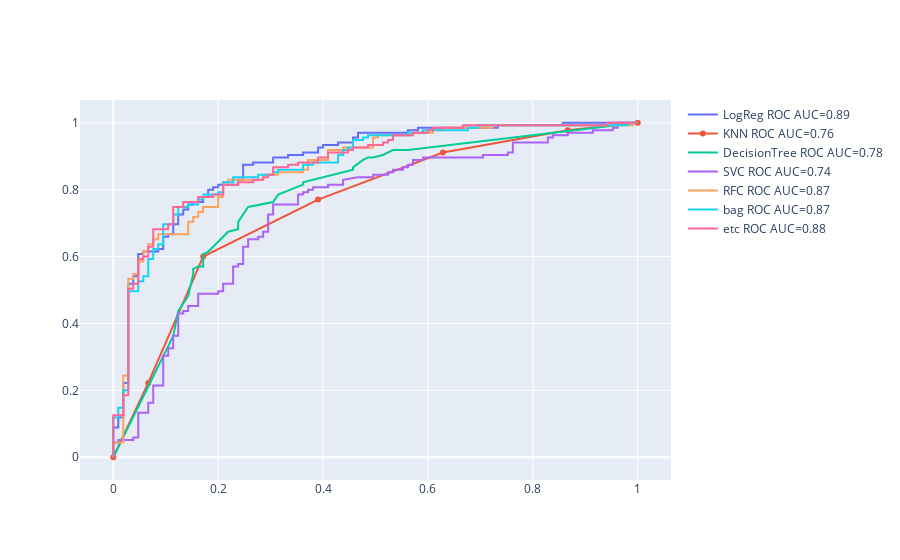

Write notebook code for a chart like this one.
### Code cell
import plotly.graph_objects as go
from sklearn.model_selection import cross_val_predict
parameters_logreg = {}
y_score0 = cross_val_predict(logreg, X_train.drop(dropped_cols, axis=1), y_train, cv=5, method='predict_proba')[:,1]
logreg_fpr, logreg_tpr, logregthresh = roc_curve(y_train, y_score0)
auc_log = auc(logreg_fpr, logreg_tpr)
fig0 = go.Scatter(x=logreg_fpr, y=logreg_tpr, name=f"LogReg ROC AUC={auc_log:.2f}")

parameters_knn = {}
y_score1 = cross_val_predict(knn, X_train.drop(dropped_cols, axis=1), y_train, cv=5, method='predict_proba')[:,1]
log_fpr, log_tpr, thresh = roc_curve(y_train, y_score1)
auc_log = auc(log_fpr, log_tpr)
fig1 = go.Scatter(x=log_fpr, y=log_tpr, name=f"KNN ROC AUC={auc_log:.2f}")

parameters_tre = {}
y_score2 = cross_val_predict(tre, X_train.drop(dropped_cols, axis=1), y_train, cv=5, method='predict_proba')[:,1]
log_fpr, log_tpr, thresh = roc_curve(y_train, y_score2)
auc_log = auc(log_fpr, log_tpr)
fig2 = go.Scatter(x=log_fpr, y=log_tpr, name=f"DecisionTree ROC AUC={auc_log:.2f}")

parameters_svc = {}
y_score3 = cross_val_predict(svc, X_train.drop(dropped_cols, axis=1), y_train, cv=5, method='predict_proba')[:,1]
log_fpr, log_tpr, thresh = roc_curve(y_train, y_score3)
auc_log = auc(log_fpr, log_tpr)
fig3 = go.Scatter(x=log_fpr, y=log_tpr, name=f"SVC ROC AUC={auc_log:.2f}")

parameters_rfc = {}
y_score4 = cross_val_predict(rfc, X_train.drop(dropped_cols, axis=1), y_train, cv=5, method='predict_proba')[:,1]
log_fpr, log_tpr, thresh = roc_curve(y_train, y_score4)
auc_log = auc(log_fpr, log_tpr)
fig4 = go.Scatter(x=log_fpr, y=log_tpr, name=f"RFC ROC AUC={auc_log:.2f}")

parameters_bag = {}
y_score5 = cross_val_predict(bag, X_train.drop(dropped_cols, axis=1), y_train, cv=5, method='predict_proba')[:,1]
log_fpr, log_tpr, thresh = roc_curve(y_train, y_score5)
auc_log = auc(log_fpr, log_tpr)
fig5 = go.Scatter(x=log_fpr, y=log_tpr, name=f"bag ROC AUC={auc_log:.2f}")

y_score6 = cross_val_predict(etc, X_train.drop(dropped_cols, axis=1), y_train, cv=5, method='predict_proba')[:,1]
log_fpr, log_tpr, thresh = roc_curve(y_train, y_score6)
auc_log = auc(log_fpr, log_tpr)
fig6 = go.Scatter(x=log_fpr, y=log_tpr, name=f"etc ROC AUC={auc_log:.2f}")

figure = go.Figure()
figure.add_trace(fig0)
figure.add_trace(fig1)
figure.add_trace(fig2)
figure.add_trace(fig3)
figure.add_trace(fig4)
figure.add_trace(fig5)
figure.add_trace(fig6)
